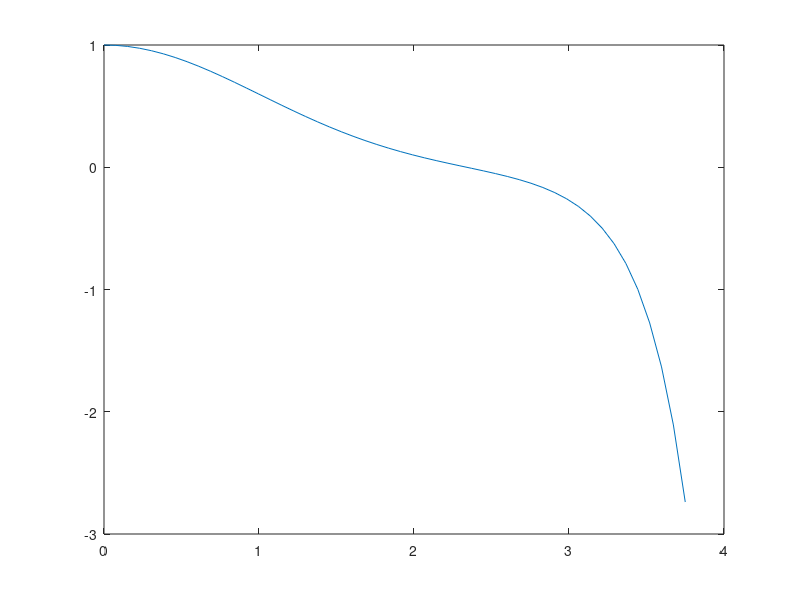

This figure's MATLAB source:
fvdp = @(t,y) [y(2); (t^2-0.98)*y(1)];
lin=linspace(0,3.75,50);
[t,y] = ode45 (fvdp, lin, [1,0]);
plot(t,y(:,1));

ty=[t,y(:,1)];
save tailFlipUP.tex ty

fvdp = @(t,y) [y(2); (t^2-1.02)*y(1)];
lin=linspace(0,3.75,50);
[t,y] = ode45 (fvdp, lin, [1,0]);
plot(t,y(:,1));

ty=[t,y(:,1)];
save tailFlipDn.tex ty
